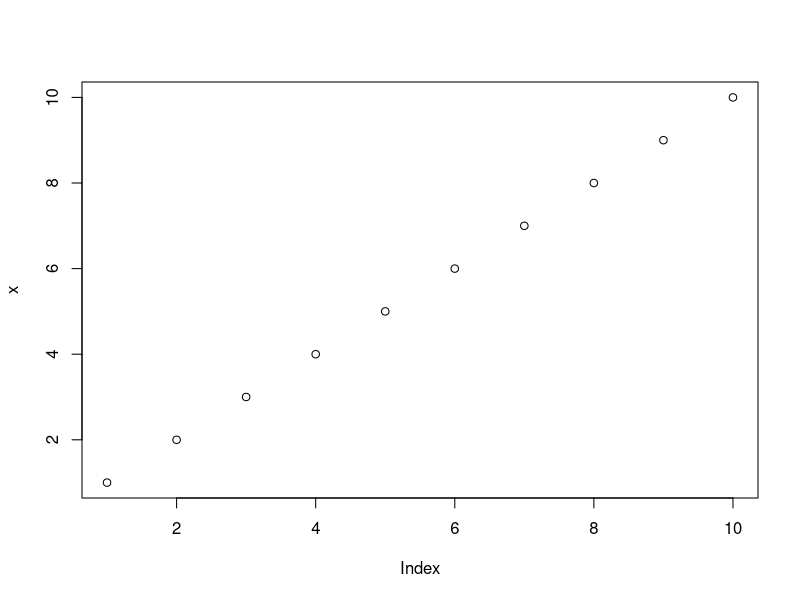
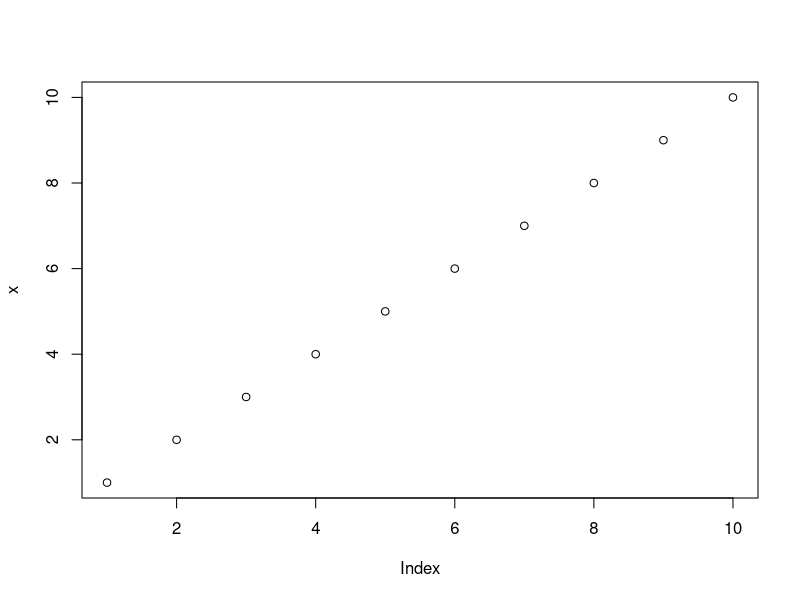
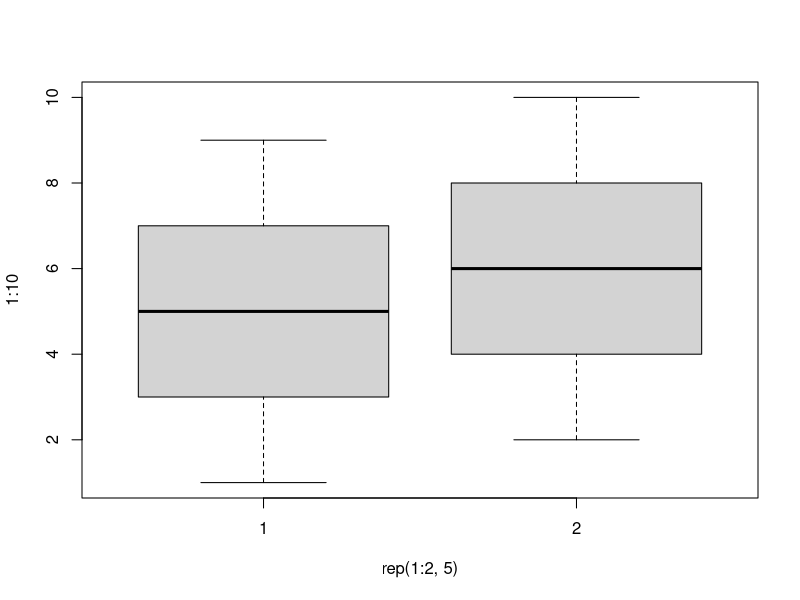
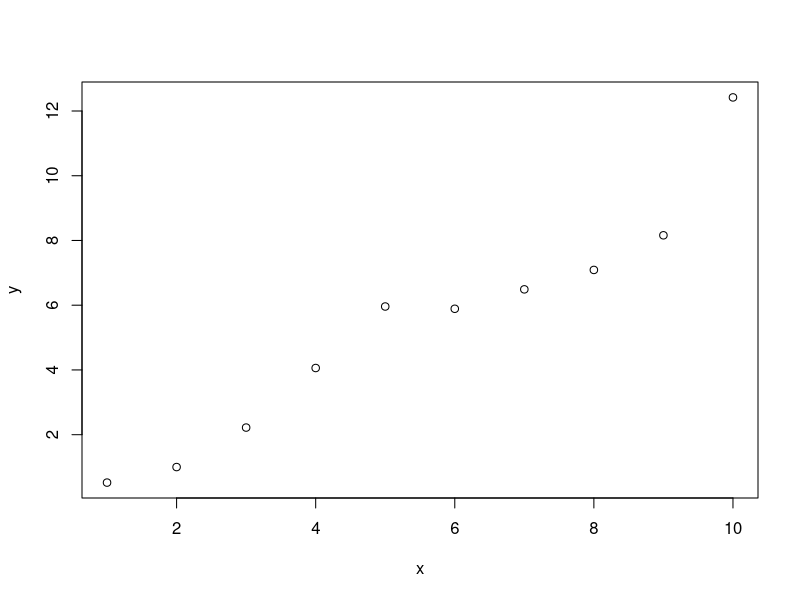
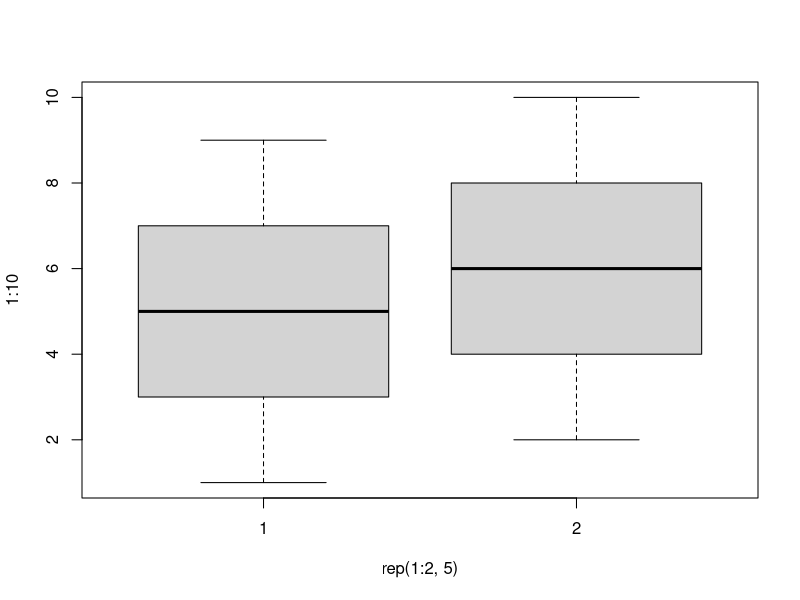
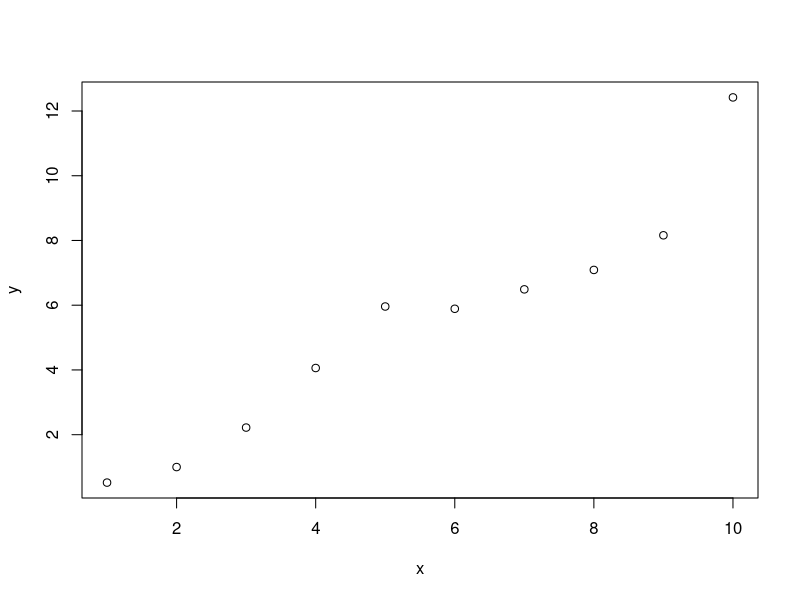
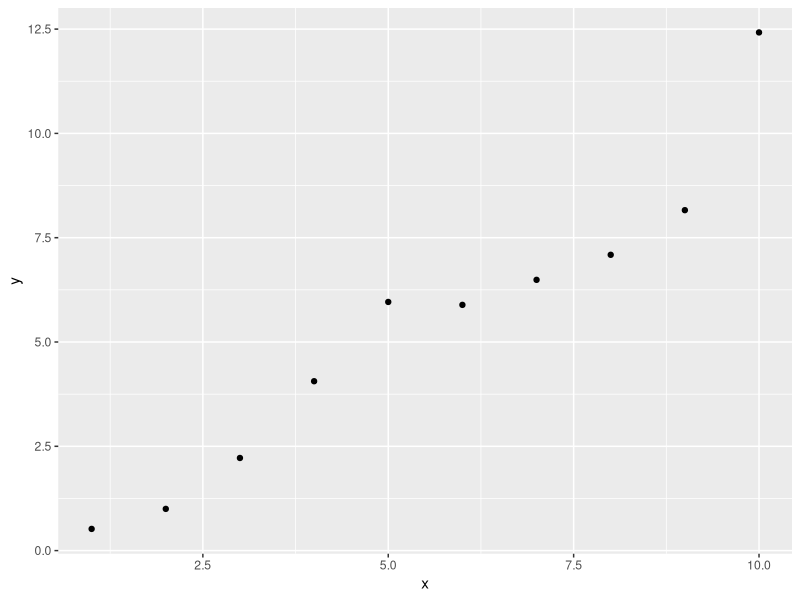
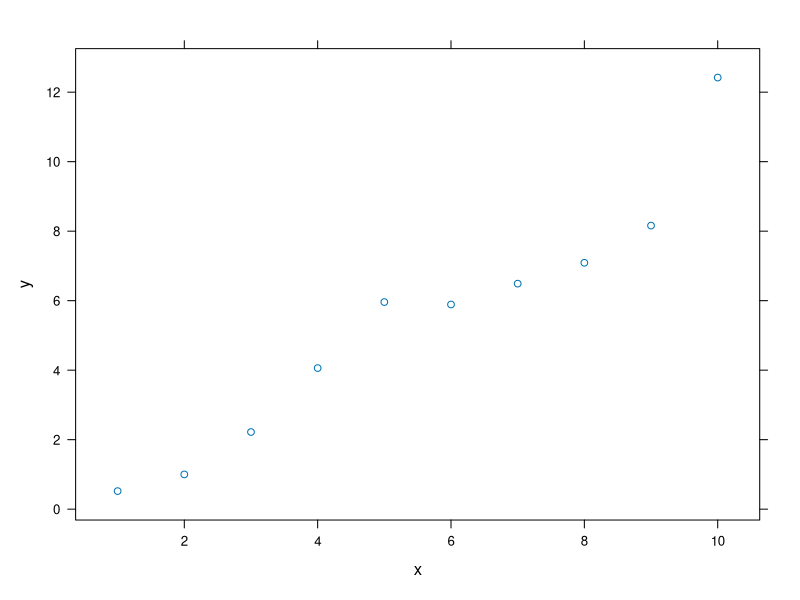

Write the R code that produced these figures, in order.
## ---- chunk 1
set.seed(1234)
library(ggplot2)
library(lattice)
## ---- chunk 2
    
## ---- chunk 3
    x <- 1:10
    y <- round(rnorm(10, x, 1), 2)
    df <- data.frame(x, y)
    df
## ---- chunk 4
x <- 1:10
y <- round(rnorm(10, x, 1), 2)
df <- data.frame(x, y)
df
## ---- chunk 5
    plot(x)
## ---- chunk 6
plot(x)
## ---- chunk 7
    boxplot(1:10~rep(1:2,5))
    plot(x, y)
## ---- chunk 8
boxplot(1:10~rep(1:2,5))
plot(x, y)
## ---- chunk 9
qplot(x, y, data=df)
## ---- chunk 10
xyplot(y~x)
## ---- chunk 11
    cat("Here are some dot points\n\n")
    cat(paste("* The value of y[", 1:3, "] is ", y[1:3], sep="", collapse="\n"))
## ---- chunk 12
cat("Here are some dot points\n\n")
cat(paste("* The value of y[", 1:3, "] is ", y[1:3], sep="", collapse="\n"))
## ---- chunk 13
    cat("x | y", "--- | ---", sep="\n")
    cat(apply(df, 1, function(X) paste(X, collapse=" | ")), sep = "\n")
## ---- chunk 14
cat("x | y", "--- | ---", sep="\n")
cat(apply(df, 1, function(X) paste(X, collapse=" | ")), sep = "\n")
## ---- chunk 15
    head(df)
## ---- chunk 16
head(df)
## ---- chunk 17
    plot(x)
## ---- chunk 18
plot(x)
## ---- chunk 19
    for (i in 1:5000) {
        lm((i+1)~i)
    }
## ---- chunk 20
    x <- 1:10
    x
## ---- chunk 21
knitr::opts_chunk$set(echo = TRUE)
## ---- chunk 22
summary(cars)
## ---- chunk 23
plot(pressure)
